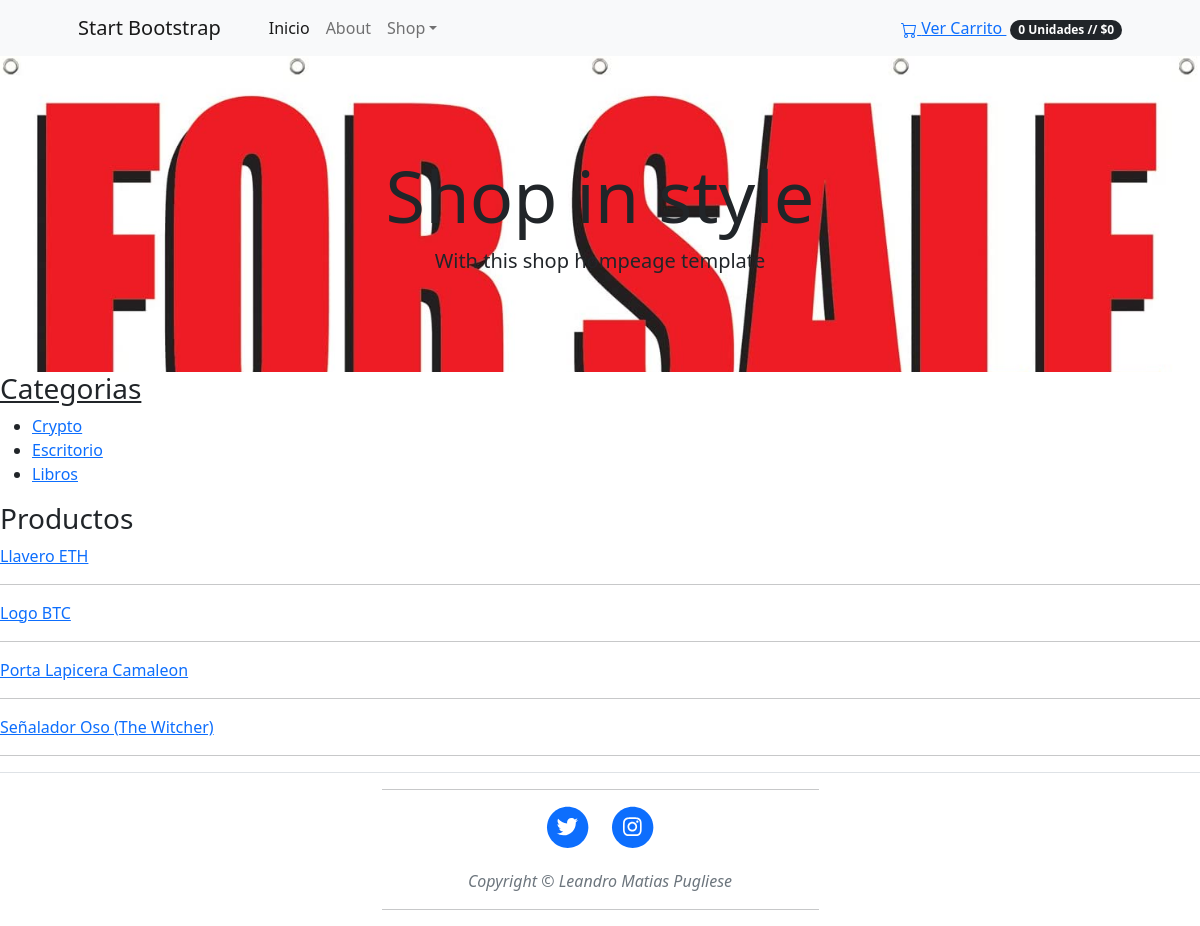
/productos/, run on the app's committed database.
### shop/models.py (models this page shows, shortened)
class Categoria(models.Model):
    nombre = models.CharField(max_length=200, db_index=True)
    slug = models.SlugField(max_length=200, unique=True)
    class Meta:
        ordering = ("nombre",)
        verbose_name = "categoria"
        verbose_name_plural = "categorias"
    def get_absolute_url(self):
        return reverse('shop:Producto_por_Categoria', args=[self.slug])

class Producto(models.Model):
    categoria = models.ForeignKey(Categoria, related_name="productos", on_delete=models.CASCADE)
    nombre = models.CharField(max_length=200, db_index=True)
    slug = models.SlugField(max_length=200, db_index=True)
    imagen = models.ImageField(upload_to="productos/%Y/%m/%d", blank=True)
    descripcion = models.TextField(blank=True)
    precio = models.DecimalField(max_digits=10, decimal_places=2)
    disponibilidad = models.BooleanField(default=True)
    fecha_creacion = models.DateTimeField(auto_now_add=True)
    fecha_actualizacion = models.DateField(auto_now=True)
    class Meta:
        ordering = ("nombre",)
        index_together = (("id", "slug"),)
    def get_absolute_url(self):
        return reverse("shop:Detalle_Producto", args=[self.id, self.slug])

### shop/views.py (the view)
# urls.py: path('productos/', views.lista_producto, name = "Lista_Productos"),
def lista_producto(request, categoria_slug=None):
    categoria = None
    categorias = Categoria.objects.all()
    productos = Producto.objects.filter(disponibilidad=True)
    if categoria_slug:
        categoria = get_object_or_404(Categoria, slug=categoria_slug)
        productos = productos.filter(categoria=categoria)
    return render(request, "shop/productos/lista.html",
    {
        "categoria": categoria,
        "categorias": categorias,
        "productos": productos
    })

### carrito/carrito.py (called while the page is built)
    def get_total_price(self):
        return sum(Decimal(item["precio"]) * item["quantity"] for item in self.carrito.values())

    def get_total_item(self):
        return sum(item["quantity"] for item in self.carrito.values())

### carrito/procesador_contexto.py (called while the page is built)
def carrito(request):
    return {'carrito': Carrito(request)}

### shop/templates/shop/productos/lista.html (shortened to what this page needs)
{% extends "shop/base.html" %}
{% load static %}
{% block contenido%}
<div id="sidebar">
    <h3><u>Categorias</u></h3>
    <ul>
        {% for object in categorias %}
            <li>
                <a href="{{object.get_absolute_url}}">{{object.nombre}}</a>
            </li>
        {% endfor %}
    </ul>
    <div id="main">
        <h3>Productos</h3>
        {% for object in productos %}
            <a href="{{object.get_absolute_url}}">{{object.nombre}}</a>
            <hr>
        {% endfor%}
    </div>
</div>
{% endblock %}

### data on the page
Categoria: nombre "Crypto"
Categoria: nombre "Escritorio"
Categoria: nombre "Libros"
Producto: nombre "Llavero ETH"
Producto: nombre "Logo BTC"
Producto: nombre "Porta Lapicera Camaleon"
Producto: nombre "Señalador Oso (The Witcher)"

### other printed values
{{ carrito.get_total_item }} "0"
{{ carrito.get_total_price }} "0"
